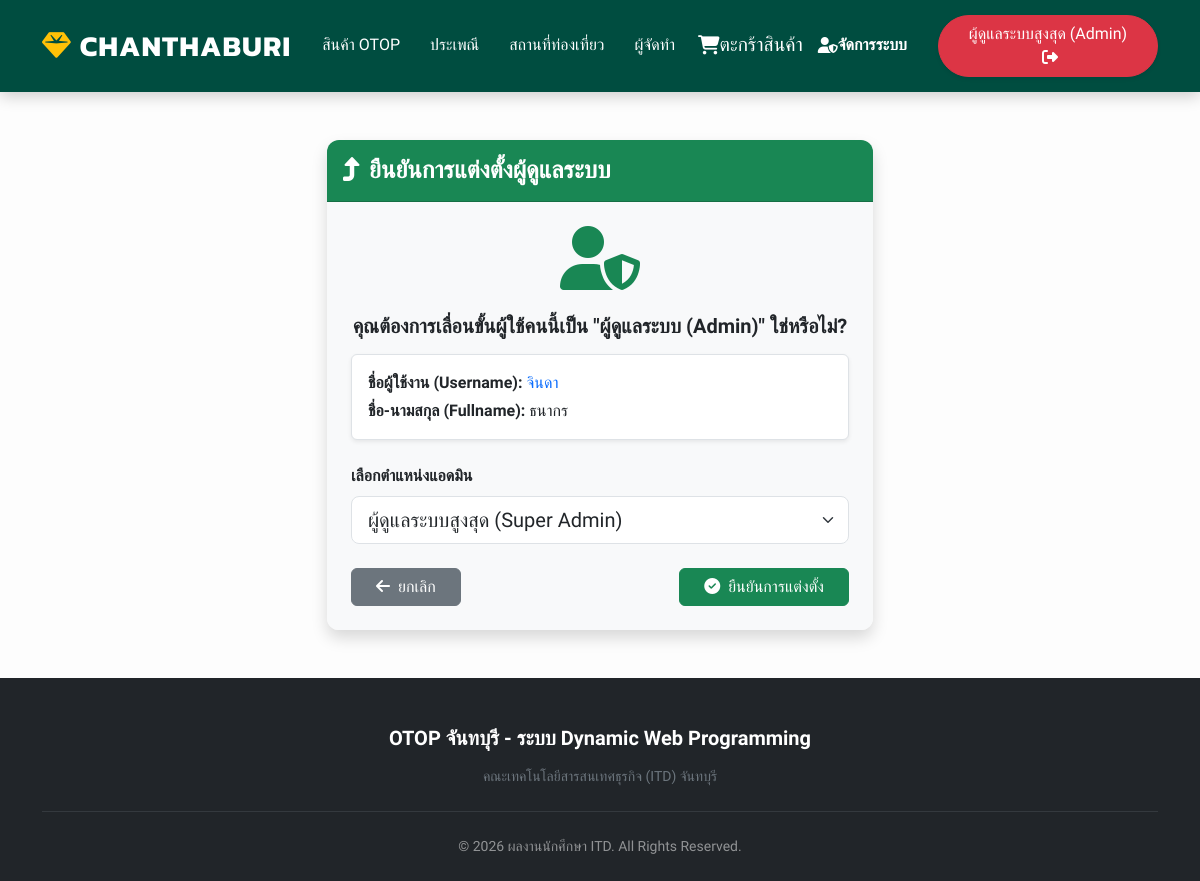
The app's page /admin_promote_user.php?id=1 (signed in), older data.
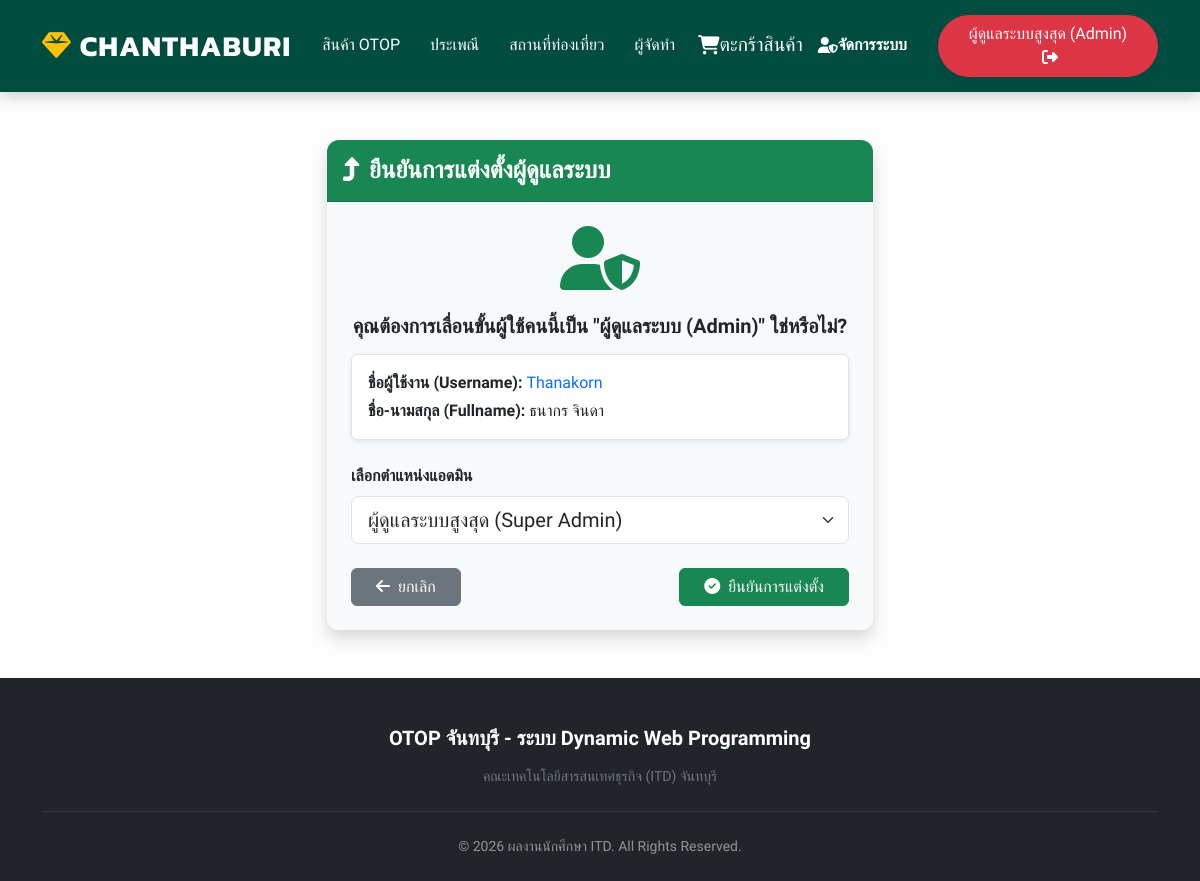
The same page, newer data.
### tables this page shows
CREATE TABLE IF NOT EXISTS `users` (
  `id` int NOT NULL AUTO_INCREMENT,
  `username` varchar(50) NOT NULL,
  `password` varchar(255) NOT NULL,
  `fullname` varchar(100) DEFAULT NULL,
  `created_at` timestamp NULL DEFAULT CURRENT_TIMESTAMP,
  PRIMARY KEY (`id`),
  UNIQUE KEY `username` (`username`)
);

### admin_promote_user.php (the view, shortened to what this page needs)
<?php
include('includes/header.php');
include('includes/db_config.php');
$id = isset($_GET['id']) ? intval($_GET['id']) : 0;
$sql = "SELECT * FROM users WHERE id = ?";
$stmt = mysqli_prepare($conn, $sql);
mysqli_stmt_bind_param($stmt, "i", $id);
mysqli_stmt_execute($stmt);
$result = mysqli_stmt_get_result($stmt);
$user = mysqli_fetch_assoc($result);
?>
<div class="container mt-5 mb-5">
    <div class="row justify-content-center">
        <div class="col-md-6">
            <div class="card shadow border-0" style="border-radius: 12px; overflow: hidden;">
                <div class="card-header bg-success text-white py-3">
                    <h4 class="mb-0 fw-bold"><i class="fas fa-level-up-alt me-2"></i>ยืนยันการแต่งตั้งผู้ดูแลระบบ</h4>
                </div>
                <div class="card-body p-4 bg-light text-center">
                    <div class="mb-4">
                        <i class="fas fa-user-shield text-success" style="font-size: 4rem;"></i>
                    </div>
                    <h5 class="fw-bold mb-3">คุณต้องการเลื่อนขั้นผู้ใช้คนนี้เป็น "ผู้ดูแลระบบ (Admin)" ใช่หรือไม่?</h5>
                    <div class="p-3 bg-white rounded shadow-sm border mb-4 text-start">
                        <p class="mb-1"><strong>ชื่อผู้ใช้งาน (Username):</strong> <span class="text-primary"><?= htmlspecialchars($user['username']); ?></span></p>
                        <p class="mb-0"><strong>ชื่อ-นามสกุล (Fullname):</strong> <?= htmlspecialchars($user['fullname']); ?></p>
                    </div>
                    <form id="promoteForm" action="admin_promote_user.php?id=<?= $id ?>" method="POST">
                        <div class="mb-4 text-start">
                            <label for="admin_role" class="form-label fw-bold">เลือกตำแหน่งแอดมิน</label>
                            <select class="form-select form-select-lg" name="admin_role" id="admin_role" required>
                                <option value="superadmin">ผู้ดูแลระบบสูงสุด (Super Admin)</option>
                            </select>
                        </div>
                        <div class="d-flex justify-content-between mt-4">
                            <a href="admin_dashboard.php#users-table" class="btn btn-secondary px-4"><i class="fas fa-arrow-left me-2"></i>ยกเลิก</a>
                            <button type="button" onclick="confirmPromotion(event)" class="btn btn-success px-4"><i class="fas fa-check-circle me-2"></i>ยืนยันการแต่งตั้ง</button>
                        </div>
                    </form>
                </div>
            </div>
        </div>
    </div>
</div>
<?php include('includes/footer.php'); ?>

Row changes from the older to the newer data that the page shows:
changed users: username "จินดา" → "Thanakorn"; fullname "ธนากร" → "ธนากร จินดา"
